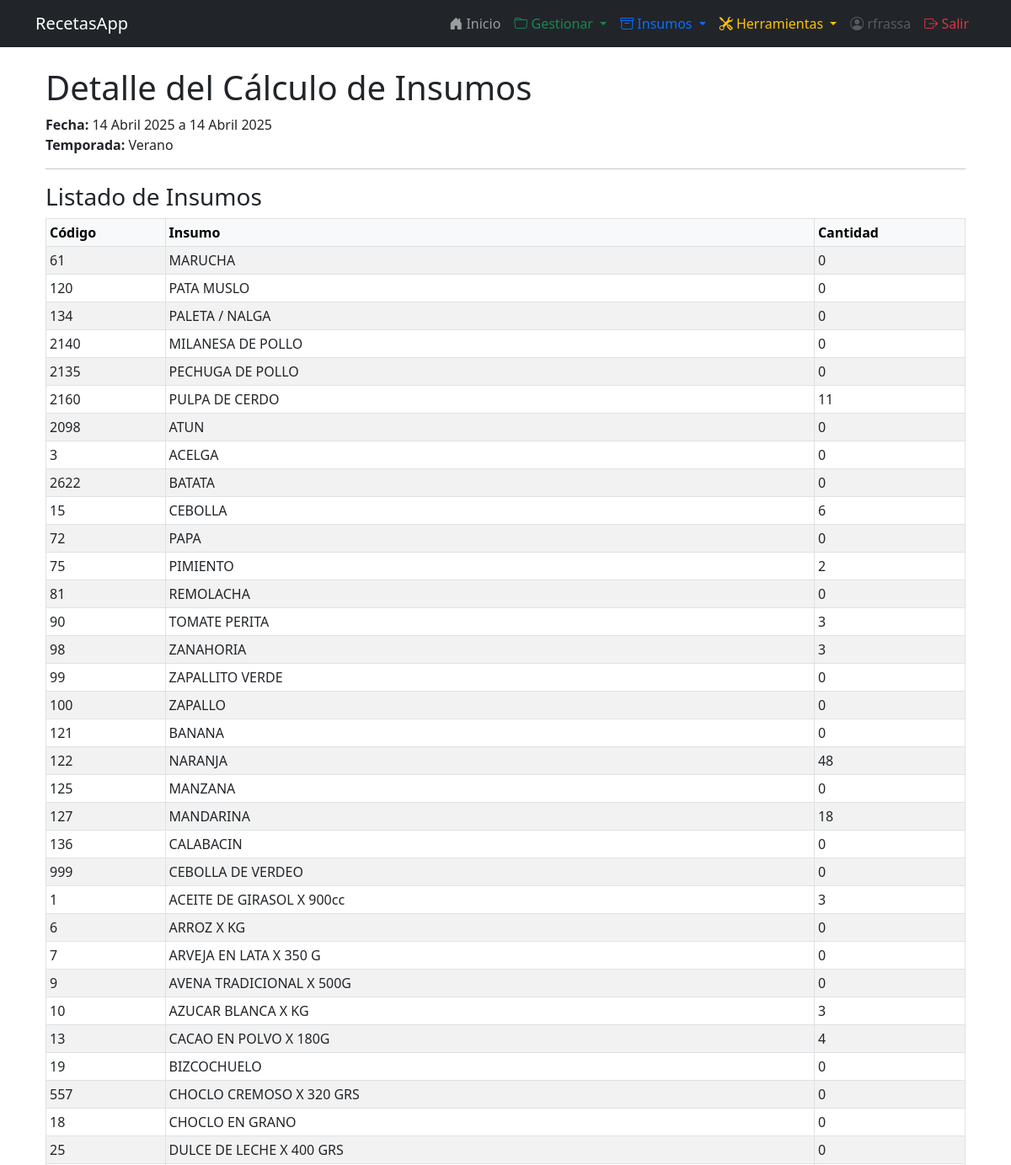
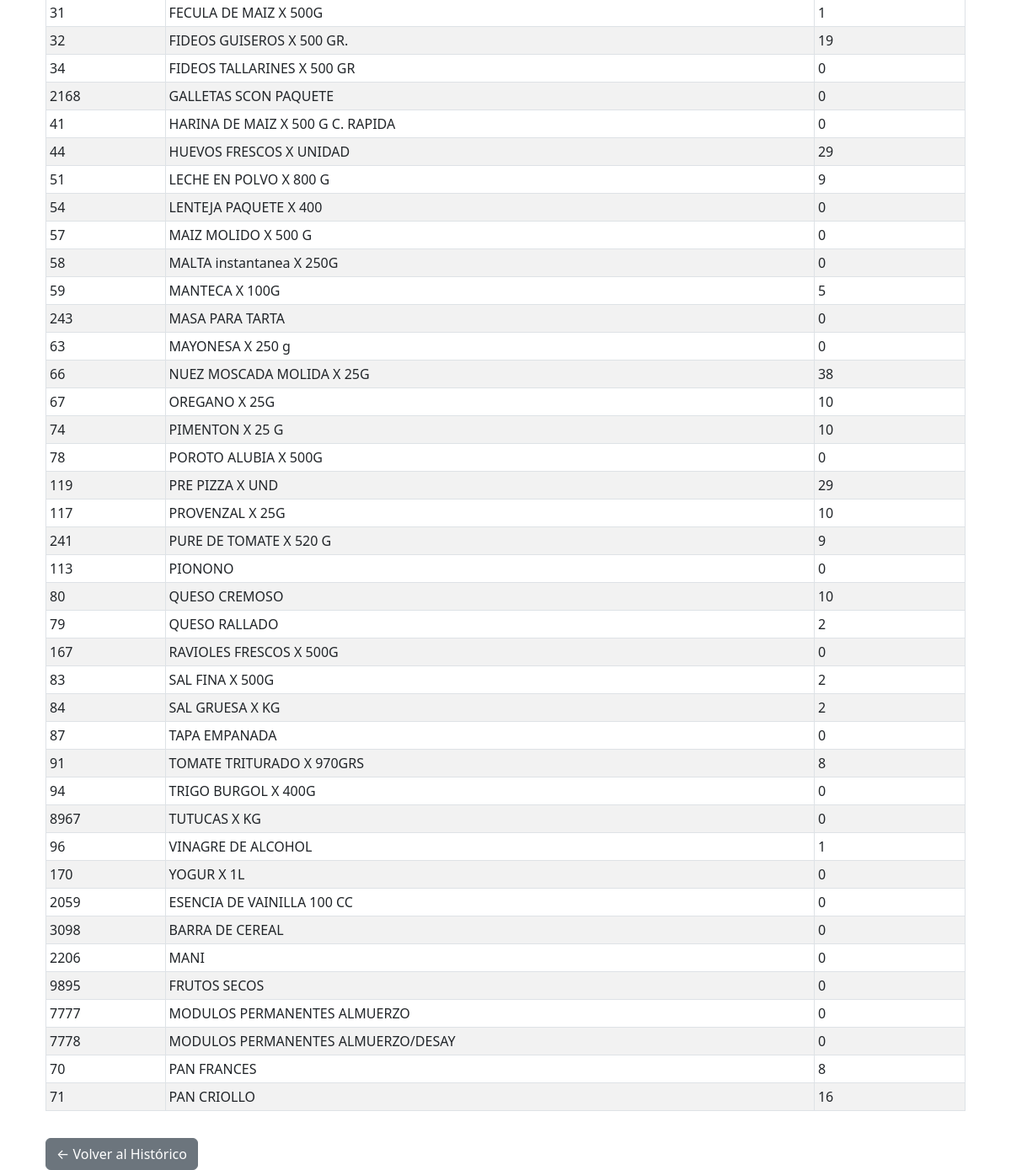
The page /recetas/historico-calculos/89/ (signed in) on the database its author committed (2 pictures, top to bottom).
### recetas/models.py (models this page shows, shortened)
class CalculoInsumos(models.Model):
    fecha_calculo = models.DateTimeField(auto_now_add=True)
    fecha_inicio = models.DateField()
    fecha_fin = models.DateField()
    temporada = models.CharField(max_length=20, choices=(('verano', 'Verano'), ('invierno', 'Invierno')))
    insumos = models.TextField()
    usuario = models.ForeignKey(User, on_delete=models.CASCADE, null=True, blank=True, related_name='calculos')

class Insumo(models.Model):
    codigo = models.CharField(max_length=10, unique=True)
    nombre = models.CharField(max_length=100)
    unidad = models.CharField(max_length=20, default='kg')
    presentacion = models.DecimalField(max_digits=10, decimal_places=2, default=1)  # 👈 NUEVO CAMPO
    usuario = models.ForeignKey(User, on_delete=models.CASCADE, null=True, blank=True, related_name='insumos')

### recetas/views.py (the view)
# urls.py: path('historico-calculos/<int:calculo_id>/', views.ver_calculo, name='ver_calculo'),
@login_required
def ver_calculo(request, calculo_id):
    try:
        calculo = CalculoInsumos.objects.get(id=calculo_id)
        insumos_guardados = json.loads(calculo.insumos)
    except CalculoInsumos.DoesNotExist:
        messages.error(request, "El cálculo seleccionado no existe.")
        return redirect('recetas:historico_calculos')
    except Exception as e:
        messages.error(request, f"Error al cargar el cálculo: {e}")
        return redirect('recetas:historico_calculos')
    insumos_ordenados = []
    for codigo in insumo_presentaciones.keys():
        item = next((i for i in insumos_guardados if int(i.get('codigo', 0)) == codigo), None)
        if item:
            cantidad = item.get('cantidad', 0)
            nombre = item.get('insumo', '')
        else:
            cantidad = 0
            nombre = ''
        if not nombre:
            try:
                nombre = Insumo.objects.get(codigo=codigo).nombre
            except Insumo.DoesNotExist:
                nombre = "(sin nombre)"
        insumos_ordenados.append({
            'codigo': codigo,
            'insumo': nombre,
            'cantidad': cantidad
        })
    return render(request, 'recetas/ver_calculo.html', {
        'calculo': calculo,
        'insumos': insumos_ordenados
    })

### recetas/templates/recetas/ver_calculo.html
{% extends 'recetas/base.html' %}
{% block content %}
<div class="container">
    <h1>Detalle del Cálculo de Insumos</h1>
    <p>
        <strong>Fecha:</strong> {{ calculo.fecha_inicio }} a {{ calculo.fecha_fin }}<br>
        <strong>Temporada:</strong> {{ calculo.temporada|title }}
    </p>
    <hr>
    <h3>Listado de Insumos</h3>
    <div class="table-responsive">
        <table class="table table-striped table-bordered table-sm">
            <thead class="table-light">
                <tr>
                    <th>Código</th>
                    <th>Insumo</th>
                    <th>Cantidad</th>
                </tr>
            </thead>
            <tbody>
                {% for item in insumos %}
                    <tr>
                        <td>{{ item.codigo }}</td>
                        <td>{{ item.insumo }}</td>
                        <td>{{ item.cantidad }}</td>
                    </tr>
                {% endfor %}
            </tbody>
        </table>
    </div>
    <a href="{% url 'recetas:historico_calculos' %}" class="btn btn-secondary mt-3">← Volver al Histórico</a>
</div>
{% endblock %}

### recetas/templates/recetas/base.html (shortened to what this page needs)
<!DOCTYPE html>
<html lang="es">
<head>
    <link href="https://cdn.jsdelivr.net/npm/bootstrap@5.3.0/dist/css/bootstrap.min.css" rel="stylesheet">
    <link href="https://cdn.jsdelivr.net/npm/bootstrap-icons@1.10.5/font/bootstrap-icons.css" rel="stylesheet">
    <link href="https://cdn.jsdelivr.net/npm/flatpickr/dist/flatpickr.min.css" rel="stylesheet">
</head>
<body>
<nav class="navbar navbar-expand-lg navbar-dark bg-dark mb-4">
    <div class="container">
        <a class="navbar-brand" href="{% url 'recetas:index' %}">RecetasApp</a>
        <div class="collapse navbar-collapse" id="navbarNav">
            <ul class="navbar-nav ms-auto">
                {% if user.is_authenticated %}
                    <li class="nav-item">
                        <a class="nav-link" href="{% url 'recetas:index' %}">
                            <i class="bi bi-house-door-fill"></i> Inicio
                        </a>
                    </li>
                    <li class="nav-item dropdown">
                        <a class="nav-link dropdown-toggle text-success" href="#" id="gestionarDropdown" role="button" data-bs-toggle="dropdown" aria-expanded="false">
                            <i class="bi bi-folder"></i> Gestionar
                        </a>
                    </li>
                    <li class="nav-item dropdown">
                        <a class="nav-link dropdown-toggle text-primary" href="#" id="insumosDropdown" role="button" data-bs-toggle="dropdown" aria-expanded="false">
                            <i class="bi bi-archive"></i> Insumos
                        </a>
                    </li>
                    <li class="nav-item dropdown">
                        <a class="nav-link dropdown-toggle text-warning" href="#" id="herramientasDropdown" role="button" data-bs-toggle="dropdown" aria-expanded="false">
                            <i class="bi bi-tools"></i> Herramientas
                        </a>
                    </li>
                    <li class="nav-item">
                        <span class="nav-link disabled">
                            <i class="bi bi-person-circle"></i> {{ user.username }}
                        </span>
                    </li>
                    <li class="nav-item">
                        <a class="nav-link text-danger" href="{% url 'admin:logout' %}">
                            <i class="bi bi-box-arrow-right"></i> Salir
                        </a>
                    </li>
                {% else %}
                    <li class="nav-item">
                        <a class="nav-link" href="{% url 'admin:login' %}">
                            <i class="bi bi-box-arrow-in-right"></i> Entrar
                        </a>
                    </li>
                {% endif %}
            </ul>
        </div>
    </div>
</nav>
<div class="container">
    {% block content %}
    {% endblock %}
</div>
</body>
</html>

### rows shown on the page
CalculoInsumos: fecha_inicio "14 Abril 2025", fecha_fin "14 Abril 2025", temporada "Verano"
Insumo: insumo "MARUCHA"
Insumo: insumo "PATA MUSLO"
Insumo: insumo "PALETA / NALGA"
Insumo: insumo "MILANESA DE POLLO"
Insumo: insumo "PECHUGA DE POLLO"
Insumo: insumo "ATUN"
Insumo: insumo "ACELGA"
Insumo: insumo "BATATA"
Insumo: insumo "PAPA"
Insumo: insumo "REMOLACHA"
Insumo: insumo "ZAPALLITO VERDE"
Insumo: insumo "ZAPALLO"
Insumo: insumo "BANANA"
Insumo: insumo "MANZANA"
Insumo: insumo "CALABACIN"
Insumo: insumo "CEBOLLA DE VERDEO"
Insumo: insumo "ARROZ X KG"
Insumo: insumo "ARVEJA EN LATA X 350 G"
Insumo: insumo "AVENA TRADICIONAL X 500G"
Insumo: insumo "BIZCOCHUELO"
Insumo: insumo "CHOCLO CREMOSO X 320 GRS"
Insumo: insumo "CHOCLO EN GRANO"
Insumo: insumo "DULCE DE LECHE X 400 GRS"
Insumo: insumo "FIDEOS TALLARINES X 500 GR"
Insumo: insumo "GALLETAS SCON PAQUETE"
Insumo: insumo "HARINA DE MAIZ X 500 G C. RAPIDA"
Insumo: insumo "LENTEJA PAQUETE X 400"
Insumo: insumo "MAIZ MOLIDO X 500 G"
Insumo: insumo "MALTA instantanea X 250G"
Insumo: insumo "MASA PARA TARTA"
Insumo: insumo "MAYONESA X 250 g"
Insumo: insumo "POROTO ALUBIA X 500G"
Insumo: insumo "PIONONO"
Insumo: insumo "RAVIOLES FRESCOS X 500G"
Insumo: insumo "TAPA EMPANADA"
Insumo: insumo "TRIGO BURGOL X 400G"
Insumo: insumo "TUTUCAS X KG"
Insumo: insumo "YOGUR X 1L"
Insumo: insumo "ESENCIA DE VAINILLA 100 CC"
Insumo: insumo "BARRA DE CEREAL"
Insumo: insumo "MANI"
Insumo: insumo "FRUTOS SECOS"
Insumo: insumo "MODULOS PERMANENTES ALMUERZO"
Insumo: insumo "MODULOS PERMANENTES ALMUERZO/DESAY"

### other values the page prints
{{ user.username }} "rfrassa"
{{ item.codigo }} "61" "120" "134" "2140" "2135" "2160" "2098" "3" "2622" "15" "72" "75" "81" "90" "98" "99" "100" "121" "122" "125" "127" "136" "999" "1" "6" "7" "9" "10" "13" "19" "557" "18" "25" "31" "32" "34" "2168" "41" "44" "51" "54" "57" "58" "59" "243" "63" "66" "67" "74" "78" "119" "117" "241" "113" "80" "79" "167" "83" "84" "87" "91" "94" "8967" "96" "170" "2059" "3098" "2206" "9895" "7777" "7778" "70" "71"
{{ item.cantidad }} "0" "0" "0" "0" "0" "11" "0" "0" "0" "6" "0" "2" "0" "3" "3" "0" "0" "0" "48" "0" "18" "0" "0" "3" "0" "0" "0" "3" "4" "0" "0" "0" "0" "1" "19" "0" "0" "0" "29" "9" "0" "0" "0" "5" "0" "0" "38" "10" "10" "0" "29" "10" "9" "0" "10" "2" "0" "2" "2" "0" "8" "0" "0" "1" "0" "0" "0" "0" "0" "0" "0" "8" "16"
{{ item.insumo }} "PULPA DE CERDO" "CEBOLLA" "PIMIENTO" "TOMATE PERITA" "ZANAHORIA" "NARANJA" "MANDARINA" "ACEITE DE GIRASOL X 900cc" "AZUCAR BLANCA X KG" "CACAO EN POLVO X 180G" "FECULA DE MAIZ X 500G" "FIDEOS GUISEROS X 500 GR." "HUEVOS FRESCOS X UNIDAD" "LECHE EN POLVO X 800 G" "MANTECA X 100G" "NUEZ MOSCADA MOLIDA X 25G" "OREGANO X 25G" "PIMENTON X 25 G" "PRE PIZZA X UND" "PROVENZAL X 25G" "PURE DE TOMATE X 520 G" "QUESO CREMOSO" "QUESO RALLADO" "SAL FINA X 500G" "SAL GRUESA X KG" "TOMATE TRITURADO X 970GRS" "VINAGRE DE ALCOHOL" "PAN FRANCES" "PAN CRIOLLO"
